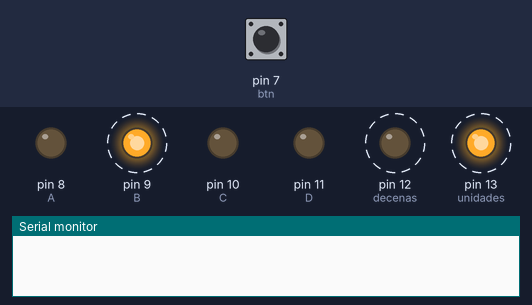
A sketch run on a simulated Arduino Uno, built with avr-gcc and run on an emulated ATmega328P. Shown: output pins drawn as LEDs (lit = HIGH), the last lines printed to the serial monitor. Dashed ring = blinking. The test bench sets the inputs (shaded band); at power-on: pin 7 (btn) LOW.

Above: at 1.27 s.
1.3 s: pin 7 (btn) pulled HIGH for 0.35 s
At 1.67 s:
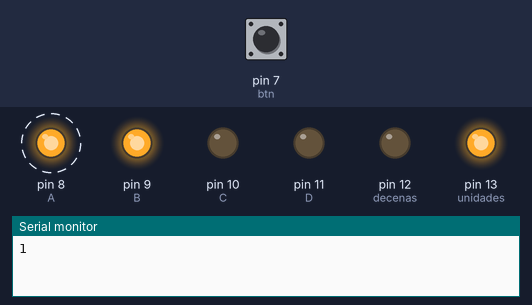
4.3 s: pin 7 (btn) pulled HIGH for 1 s
At 5.17 s:
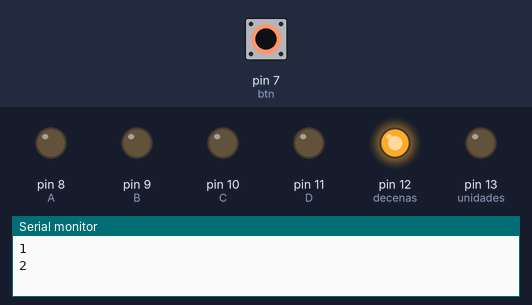
7.4 s: pin 7 (btn) pulled HIGH for 3.2 s
At 10.58 s:
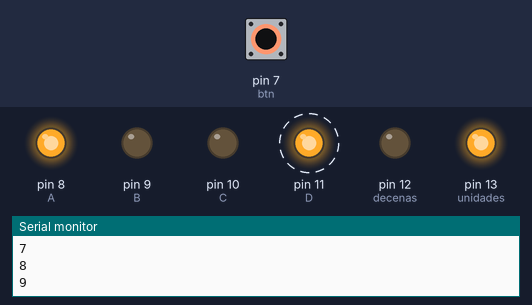
12.1 s: pin 7 (btn) pulled HIGH for 0.35 s
At 12.33 s:
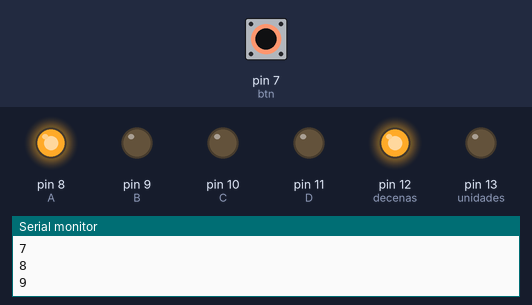
15.1 s: pin 7 (btn) pulled HIGH for 1 s
At 16.04 s:
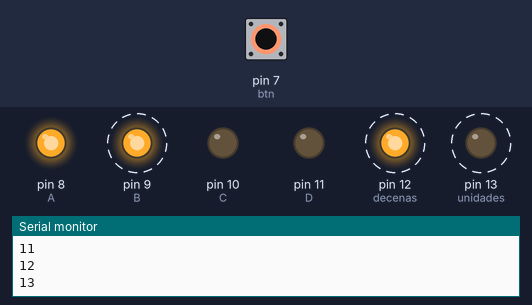
18.3 s: pin 7 (btn) pulled HIGH for 3.2 s
At 20.5 s:
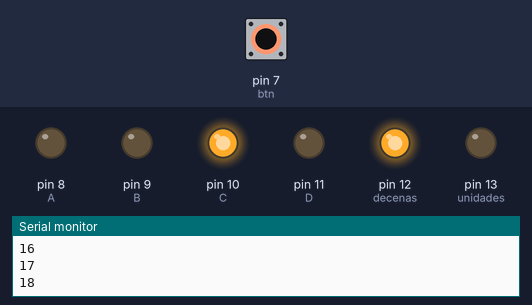
Timing chart, 0 to 24.0 s (numbered marks = the images above; inputs shaded):
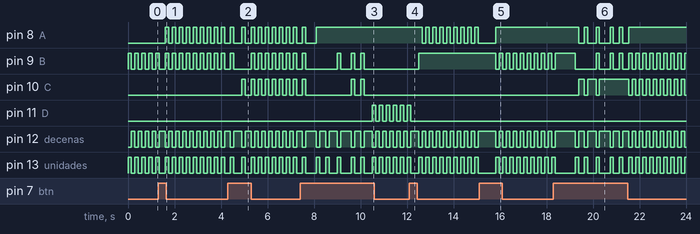

The sketch:

Deber2.ino
```cpp
/*
  Materia: Sistemas Embebidos
  Nombre: Picuasi Edison
  DEBER 2
  Instrucciones:
  - Estimados estudiantes, realizar el siguiente código y
  solo adjuntar su enlace al repositorio de su cuenta GitHub.
  - Realizar un programa que al presionar el pulsador cada
  vez, se visualiza a cada número primo hasta el 99.
*/


int btn = 7;  //pin 7 configurado como entrada
int A = 8;    //pin 8 conectado al decodificador
int B = 9;    //pin 9 conectado al decodificador
int C = 10;   //pin 10 conectado al decodificador
int D = 11;   //pin 11 conectado al decodificador
int unidades = 13;  //pin de activación display unidades
int decenas = 12;   //pin de activación display decenas
int uni, dec;       //variables
int cambio = 0;     //variable de cambio de estado
int num1 = 0;       //variable de conteo numeros primos
int contador = 0;   //variable de conteo pulsaciones
int i, a;           //variables de evaluacion
void setup() {
  Serial.begin(9600); //Inicializacion Comunicacion Serial
  pinMode(A, OUTPUT); //pin 8 declarado como salida
  pinMode(B, OUTPUT); //pin 9 declarado como salida
  pinMode(C, OUTPUT); //pin 10 declarado como salida
  pinMode(D, OUTPUT); //pin 11 declarado como salida
  pinMode(unidades, OUTPUT);  //pin 13 declarado como salida
  pinMode(decenas, OUTPUT); //pin 12 declarado como salida
  pinMode(btn, INPUT);  //pin 7 declarado como salida
}

void loop() {
  if (digitalRead(btn) == HIGH) { //condicion de activacion
    delay(100);                   //delay antirebotes
    cambio = 1 - cambio;          //cambio de estado
    if (cambio == 1) {            //condicion de activacion
      contador++;                 //incremento de variable
      num1++;                     //incremento de variable
      Serial.println(contador);   //impresion del valor de la variable
    }
  }

  if (num1 == 99) {       //condicion de de reinicio
    num1 = 0;             //reinicia el valor
  }
  primos();               //Llamada a un metodo
}

void primos() {
  a = 0;                        //variable de evaluacion
  for (i = 1; i <= num1; i++)   //condicion de analisis
  {
    if (num1 % i == 0)          //condicion de modulo
      a++;                      //incremento de variable
  }
  if (a == 2) {                 //condicion de comprobacion
    if (num1 < 10) {            //condicion de impresion de unidades
      uni = num1;               //asignacion de valor
      dec = 0;                  //asignacion de valor
    } else {
      dec = num1 / 10;          //asignacion de valor decenas
      uni = num1 - dec * 10;    //asignacion de valor unidades
    }
    digitalWrite(unidades, HIGH);   //encender display de unidades
    digitalWrite(decenas, LOW);     //apagar display de decenas
    segmentos(uni);                 //llamada de metodo
    delay(150);                     //tiempo de visualizacion
    digitalWrite(unidades, LOW);    //apagar display de unidades
    digitalWrite(decenas, HIGH);    //encender display de de  ce nas
    segmentos(dec);                 // llamada de metodo
    delay(150);                     //tiempo de visualizacion

  }
  else
  {
    num1++;                         //incremento de variable
  }
}


void segmentos (int h) {
  //0
  switch (h) {
    case 0:
      digitalWrite(A, LOW);   //Apaga el pin 8
      digitalWrite(B, LOW);   //Apaga el pin 9
      digitalWrite(C, LOW);   //Apaga el pin 10
      digitalWrite(D, LOW);   //Apaga el pin 11
      break;
    //1
    case 1:
      digitalWrite(A, HIGH);   //Enciende el pin 8
      digitalWrite(B, LOW);   //Apaga el pin 9
      digitalWrite(C, LOW);   //Apaga el pin 10
      digitalWrite(D, LOW);   //Apaga el pin 11
      break;
    //2
    case 2:
      digitalWrite(A, LOW);   //Apaga el pin 8
      digitalWrite(B, HIGH);   //Enciende el pin 9
      digitalWrite(C, LOW);     //Apaga el pin 10
      digitalWrite(D, LOW);     //Apaga el pin 11
      break;
    //3
    case 3:
      digitalWrite(A, HIGH);  //Enciende el pin 8
      digitalWrite(B, HIGH);  //Enciende el pin 9
      digitalWrite(C, LOW);   //Apaga el pin 10
      digitalWrite(D, LOW);   //Apaga el pin 11
      break;
    //4
    case 4:
      digitalWrite(A, LOW);   //Apaga el pin 8
      digitalWrite(B, LOW);   //Apaga el pin 9
      digitalWrite(C, HIGH);   //Enciende el pin 10
      digitalWrite(D, LOW);   //Apaga el pin 11
      break;
    //5
    case 5:
      digitalWrite(A, HIGH);  //Enciende el pin 8
      digitalWrite(B, LOW);   //Apaga el pin 9
      digitalWrite(C, HIGH);  //Enciende el pin 10
      digitalWrite(D, LOW);   //Apaga el pin 11
      break;
    //6
    case 6:
      digitalWrite(A, LOW);   //Apaga el pin 8
      digitalWrite(B, HIGH);  //Enciende el pin 9
      digitalWrite(C, HIGH);  //Enciende el pin 10
      digitalWrite(D, LOW);   //Apaga el pin 11
      break;
    //7
    case 7:
      digitalWrite(A, HIGH);  //Enciende el pin 8
      digitalWrite(B, HIGH);  //Enciende el pin 8
      digitalWrite(C, HIGH);  //Enciende el pin 8
      digitalWrite(D, LOW);   //Apaga el pin 8
      break;
    //8
    case 8:
      digitalWrite(A, LOW);   //Apaga el pin 8
      digitalWrite(B, LOW);   //Apaga el pin 9
      digitalWrite(C, LOW);   //Apaga el pin 10
      digitalWrite(D, HIGH);  //Enciende el pin 11
      break;
    //9
    case 9:
      digitalWrite(A, HIGH);  //Enciende el pin 8
      digitalWrite(B, LOW);   //Apaga el pin 9
      digitalWrite(C, LOW);   //Apaga el pin 10
      digitalWrite(D, HIGH);  //Enciende el pin 11
      break;
  }
}
```

Measured:
- after the input at 1.3 s, pin 8 (A): alternates HIGH for 0.15 s and LOW for 0.15 s, starting after 0.30 s
- after the input at 4.3 s, pin 10 (C): goes HIGH 0.15 s, LOW 0.25 s, 6 × (HIGH 0.15 s, LOW 0.15 s), HIGH 0.15 s, then LOW, starting after 0.60 s
- after the input at 7.4 s, pin 11 (D): alternates HIGH for 0.15 s and LOW for 0.15 s, starting after 3.1 s
- after the input at 12.1 s, pin 8 (A): alternates HIGH for 0.15 s and LOW for 0.15 s, starting after 0.56 s; pin 9 (B): LOW → HIGH after 0.41 s; pin 11 (D): goes on until 12.2 s, then stays LOW
- after the input at 15.1 s, pin 9 (B): alternates HIGH for 0.15 s and LOW for 0.15 s, starting after 0.72 s
- after the input at 18.3 s, pin 8 (A): HIGH → LOW after 1.1 s, → HIGH 0.25 s later, → LOW 0.15 s later, → HIGH 0.35 s later, … (10 changes in this stretch); pin 10 (C): goes HIGH 0.25 s, LOW 0.15 s, HIGH 0.35 s, LOW 0.15 s, HIGH 1.3 s, 8 × (LOW 0.15 s, HIGH 0.15 s), then LOW, starting after 1.1 s
